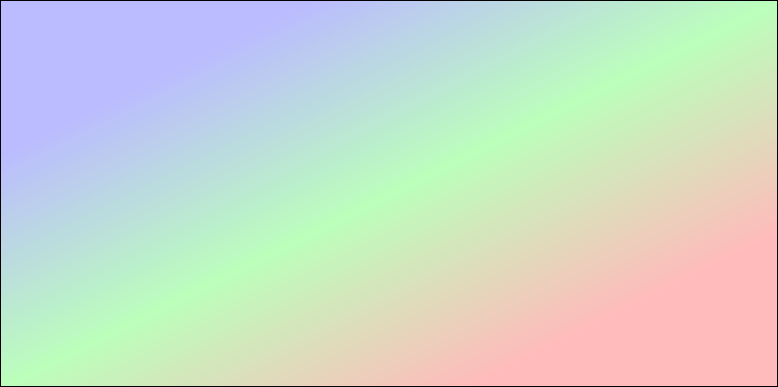
<?xml version="1.0" encoding="UTF-8"?>
<ui version="4.0">
 <class>QtMutualismBreakdownerSpatialPlotDialog</class>
 <widget class="QDialog" name="QtMutualismBreakdownerSpatialPlotDialog">
  <property name="geometry">
   <rect>
    <x>0</x>
    <y>0</y>
    <width>778</width>
    <height>387</height>
   </rect>
  </property>
  <property name="windowTitle">
   <string>MutualismBreakdowner</string>
  </property>
  <property name="styleSheet">
   <string notr="true">QDialog {
 background-color: qlineargradient(x1: 0, y1: 0, x2: 1, y2: 1, stop: 0  #bbf, stop: 0.2  #bbf, stop: 0.5 #bfb, stop: 0.8 #fbb, stop: 1 #fbb);
  border: 1px solid black
}

QSpinBox,QDoubleSpinBox,QComboBox { 
  background-color: qlineargradient(x1: 0, y1: 0, x2: 1, y2: 1, stop: 0  #bbb, stop: 1 #fff);
  border: 1px solid black
}

QPushButton
{
  color: #000;
  background-color: qradialgradient(cx: 0.5, cy: 0.5,fx: 0.5, fy: 0.5,radius: 0.5, stop: 0 #fff, stop: 1 #aaa);
  border: 1px solid black
}

QPlainTextEdit {
  font: 18px bold &quot;Courier&quot; courier monospace
}</string>
  </property>
  <layout class="QHBoxLayout" name="horizontalLayout">
   <item>
    <widget class="QWidget" name="widget_left" native="true">
     <layout class="QGridLayout" name="gridLayout_4"/>
    </widget>
   </item>
   <item>
    <widget class="QWidget" name="widget_mid" native="true">
     <layout class="QGridLayout" name="gridLayout_3"/>
    </widget>
   </item>
   <item>
    <widget class="QWidget" name="widget_right" native="true">
     <layout class="QGridLayout" name="gridLayout_2"/>
    </widget>
   </item>
  </layout>
 </widget>
 <layoutdefault spacing="6" margin="11"/>
 <resources/>
 <connections/>
</ui>
